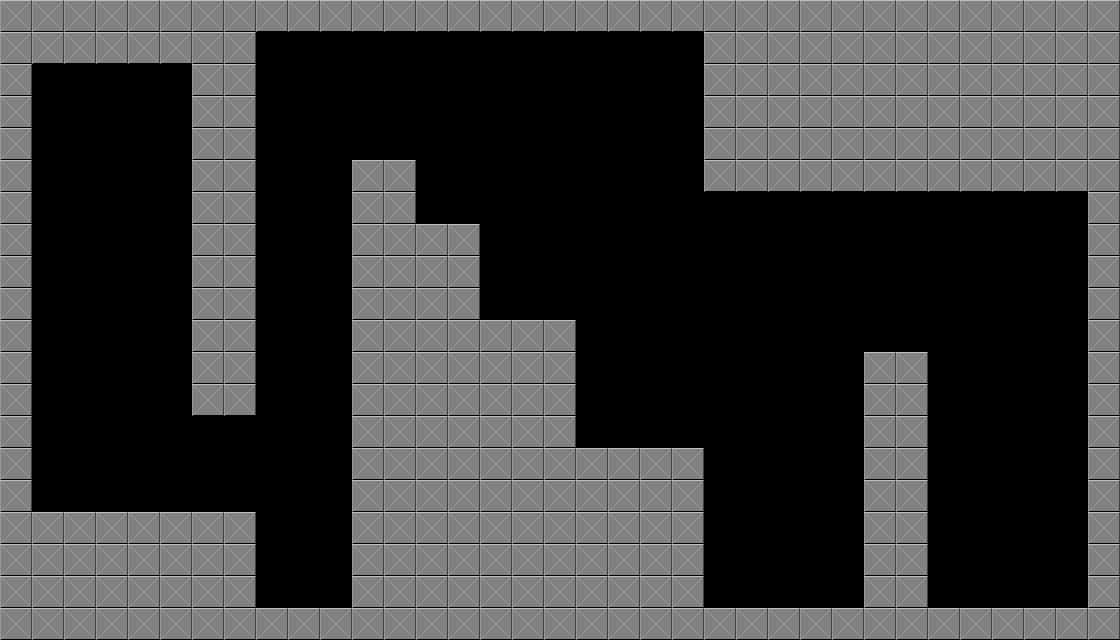

The image is a tile-based game level rendered from a .tmx file. Its description and source (layers, tilesets, objects; grid data summarised) follow:
An orthogonal 35x20 tile map with 32x32 px tiles, 1 tile layer (Tile Layer 1).

<map version="1.0" orientation="orthogonal" width="35" height="20" tilewidth="32" tileheight="32">
 <tileset firstgid="1" name="tile1" tilewidth="32" tileheight="32">
  <image source="tile1.png" width="32" height="32" />
 </tileset>
 <layer name="Tile Layer 1" width="35" height="20">
  <data>[700 cells, 331 non-empty, 1 distinct tile ids]</data>
 </layer>
</map>
